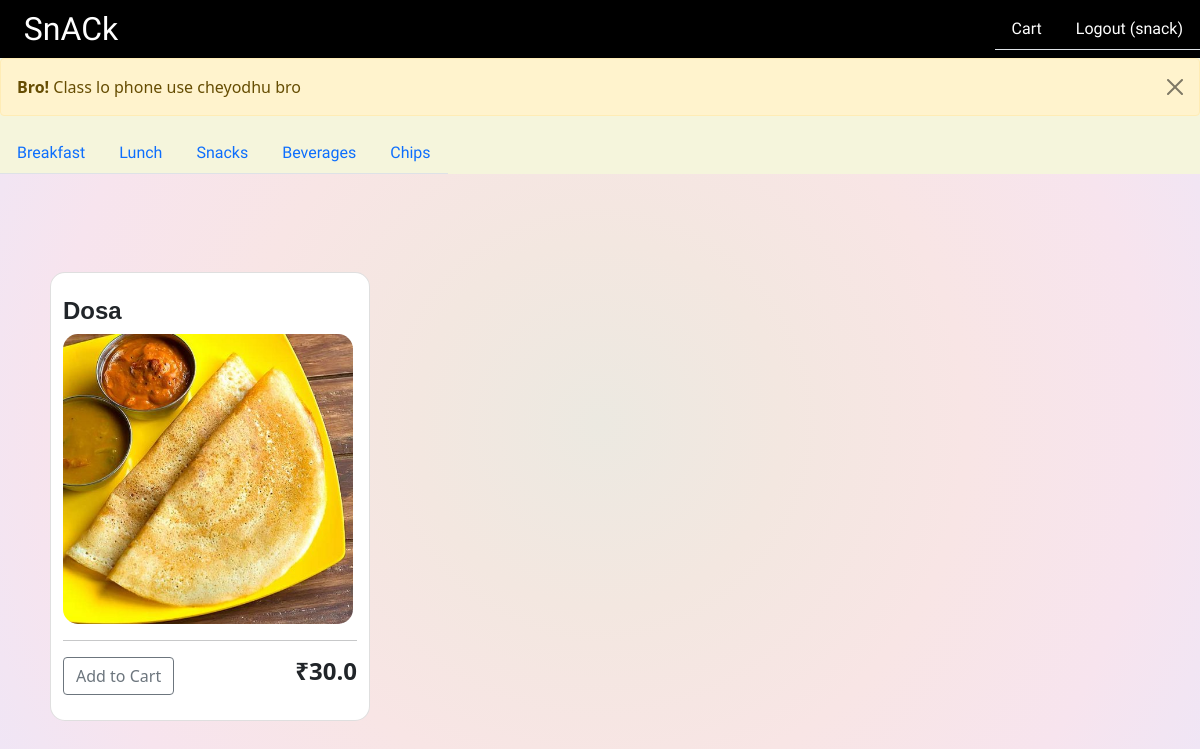
Before: /menu/breakfast (signed in) with the older database file.
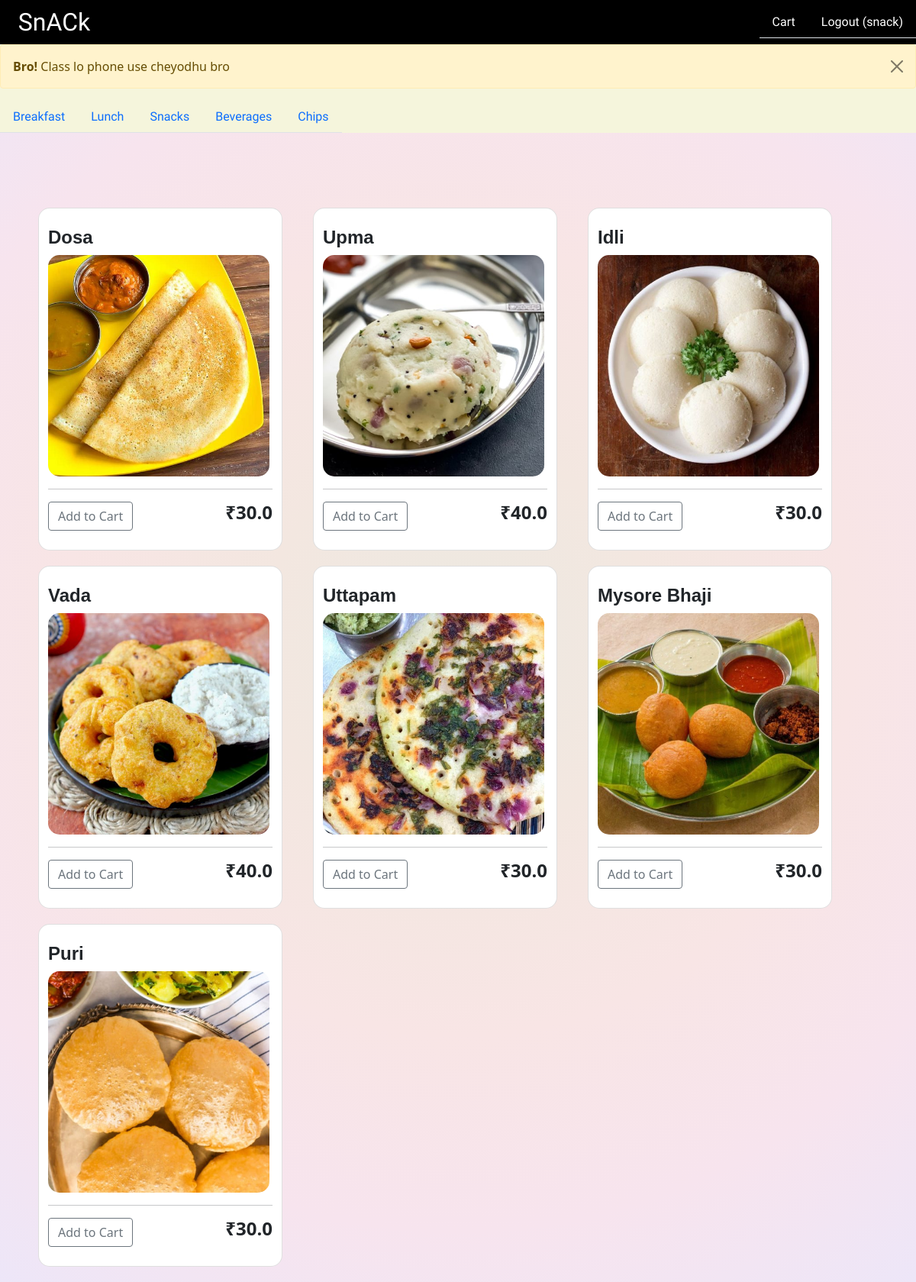
After: the same page with the newer database file.
### menu/models.py (models this page shows, shortened)
class Food(models.Model):
	food_id=models.UUIDField(default=uuid.uuid4, editable=False, unique=True)
	fname = models.CharField(max_length=200)
	price = models.FloatField()
	fimage = models.ImageField(null=True, blank=True, upload_to='static/images/')
	is_veg=models.BooleanField(default=True)
	time=[('breakfast','breakfast'),('lunch','lunch'),('snacks','snacks'),('beverages','beverages'),('chips','chips')]
	meal_time=models.CharField(max_length=50,choices=time) #choices - Breakfast,Lunch,Snacks,Beverages

### menu/views.py (the view)
# urls.py: path('menu/breakfast',views.breakFast,name='breakfast'),
def breakFast(request):
    return render(request,'./breakfast.html',context={'food_breakfast':Food.objects.filter(meal_time='breakfast'),'user':request.user})

### menu/templates/breakfast.html (shortened to what this page needs)
{% extends 'main.html' %}
{% block content %}
<div class="container my-4">
    <div class="row">
        <div class="row  row-cols-lg-4 row-cols-sm-2 g-7">
            {% for f in food_breakfast %}
            <div class="card">
                <div class="product">
                    <br>
                    <h4 class="foodnames"><strong>{{f.fname}}</strong></h4>
                    <img class="ie" src="{{f.fimage.url}}" class="card-img-top" alt="...">
                    <hr>
                    <a href={% url 'add_to_cart_breakfast' f.food_id %}><button
                            class="btn btn-outline-secondary add-btn update-cart">Add to Cart</button></a>
                    <h4 class="foodprices" style="float: right"><strong>&#8377;{{f.price}}</strong></h4>
                </div>
            </div>
            {% endfor %}
        </div>
    </div>
</div>
{% endblock %}

Changed rows visible on the page:
added Food: fname "Upma", fimage (picture), price "40.0"
added Food: fname "Idli", fimage (picture), price "30.0"
added Food: fname "Vada", fimage (picture), price "40.0"
added Food: fname "Uttapam", fimage (picture), price "30.0"
added Food: fname "Mysore Bhaji", fimage (picture), price "30.0"
added Food: fname "Puri", fimage (picture), price "30.0"
